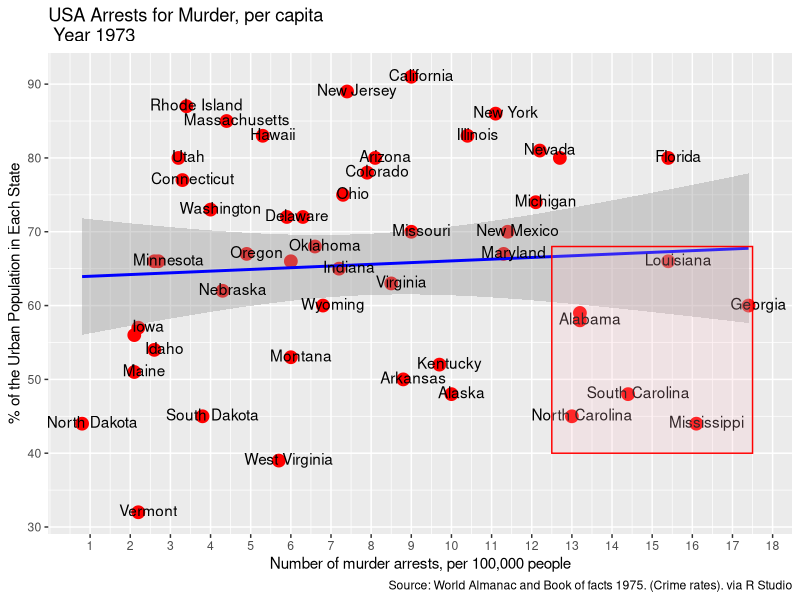

Source code (R):
## ---- chunk 1
library(ggplot2)
library(datasets)
data("USArrests", package = "datasets")

p <- ggplot(USArrests, aes(x= Murder, y=UrbanPop,)) + 
  geom_point(aes(color = Murder), size=4, col="red") + 
  scale_x_continuous(breaks = 1:18) + 
  geom_smooth(method="lm", col="blue", size=1) + 
  geom_text(label=rownames(USArrests), nudge_x = 0.25, nudge_y = 0.25, check_overlap = T) + 
  ggtitle("USA Arrests for Murder, per capita \n Year 1973") + xlab("Number of murder arrests, per 100,000 people") + 
  ylab("% of the Urban Population in Each State") + 
  labs(caption = "Source: World Almanac and Book of facts 1975. (Crime rates). via R Studio") + 
  annotate("rect", xmin=c(12.5),xmax = c(17.5), ymin = c(40), ymax = (68), alpha=0.2, color="red", fill="pink")
## ---- chunk 2
plot(p)
